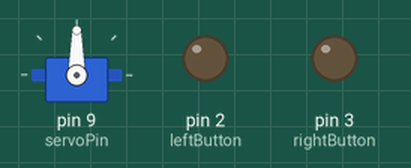
This sketch was run on a simulated Arduino Uno, built with avr-gcc and run on an emulated ATmega328P. Shown: servo, output pins drawn as LEDs (lit = HIGH).

Above: at 0.15 s.
Timing chart, 0 to 1.6 s (numbered marks = the images above):
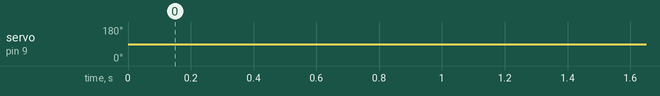

The sketch:

_05_servo_dve_tlacitka_ukol_A.ino
```cpp
#include <Servo.h>


Servo myservo;

int servoPin  = 9;

int leftButton = 2;

int rightButton = 3;

int servoPos = 90;

int delayPeriod = 2;


void setup()

{

 myservo.attach(servoPin);

 myservo.write(servoPos);

 pinMode(leftButton, HIGH);

 pinMode(rightButton, HIGH);

}


void loop()

{

 if(digitalRead(leftButton) == LOW)

 {

  if(servoPos > 0)

  {

     servoPos--;

  }

   myservo.write(servoPos);

   delay(delayPeriod);

 }


 if(digitalRead(rightButton) == LOW)

 {

  if(servoPos < 180)

  {

      servoPos++;

  }

   myservo.write(servoPos);

   delay(delayPeriod);

 }

}
```

Measured:
- by itself, servo on pin 9 (servoPin): 89° → 90° at 0.02 s
